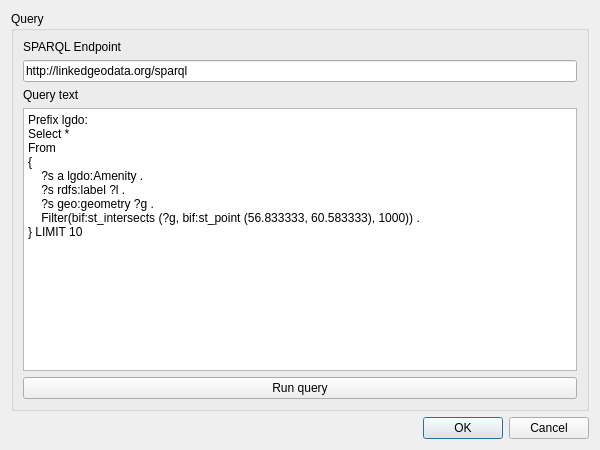
<?xml version="1.0" encoding="UTF-8"?>
<ui version="4.0">
 <class>lgd</class>
 <widget class="QDialog" name="lgd">
  <property name="geometry">
   <rect>
    <x>0</x>
    <y>0</y>
    <width>600</width>
    <height>450</height>
   </rect>
  </property>
  <property name="windowTitle">
   <string>LinkedGeoData query tool</string>
  </property>
  <layout class="QVBoxLayout" name="verticalLayout_2">
   <item>
    <widget class="QGroupBox" name="querySettingsGroupBox">
     <property name="title">
      <string>Query</string>
     </property>
     <layout class="QVBoxLayout" name="verticalLayout">
      <item>
       <widget class="QLabel" name="endpointLabel">
        <property name="text">
         <string>SPARQL Endpoint</string>
        </property>
       </widget>
      </item>
      <item>
       <widget class="QLineEdit" name="endpointLineEdit">
        <property name="text">
         <string>http://linkedgeodata.org/sparql</string>
        </property>
       </widget>
      </item>
      <item>
       <widget class="QLabel" name="queryLabel">
        <property name="text">
         <string>Query text</string>
        </property>
       </widget>
      </item>
      <item>
       <widget class="QPlainTextEdit" name="queryPlainTextEdit">
        <property name="plainText">
         <string>Prefix lgdo: &lt;http://linkedgeodata.org/ontology/&gt;
Select *
From &lt;http://linkedgeodata.org&gt;
{
    ?s a lgdo:Amenity .
    ?s rdfs:label ?l .
    ?s geo:geometry ?g .
    Filter(bif:st_intersects (?g, bif:st_point (56.833333, 60.583333), 1000)) .
} LIMIT 10</string>
        </property>
       </widget>
      </item>
      <item>
       <widget class="QPushButton" name="queryPushButton">
        <property name="text">
         <string>Run query</string>
        </property>
       </widget>
      </item>
     </layout>
    </widget>
   </item>
   <item>
    <widget class="QDialogButtonBox" name="buttonBox">
     <property name="orientation">
      <enum>Qt::Horizontal</enum>
     </property>
     <property name="standardButtons">
      <set>QDialogButtonBox::Cancel|QDialogButtonBox::Ok</set>
     </property>
    </widget>
   </item>
  </layout>
 </widget>
 <resources/>
 <connections>
  <connection>
   <sender>buttonBox</sender>
   <signal>accepted()</signal>
   <receiver>lgd</receiver>
   <slot>accept()</slot>
   <hints>
    <hint type="sourcelabel">
     <x>248</x>
     <y>254</y>
    </hint>
    <hint type="destinationlabel">
     <x>157</x>
     <y>274</y>
    </hint>
   </hints>
  </connection>
  <connection>
   <sender>buttonBox</sender>
   <signal>rejected()</signal>
   <receiver>lgd</receiver>
   <slot>reject()</slot>
   <hints>
    <hint type="sourcelabel">
     <x>316</x>
     <y>260</y>
    </hint>
    <hint type="destinationlabel">
     <x>286</x>
     <y>274</y>
    </hint>
   </hints>
  </connection>
 </connections>
</ui>
